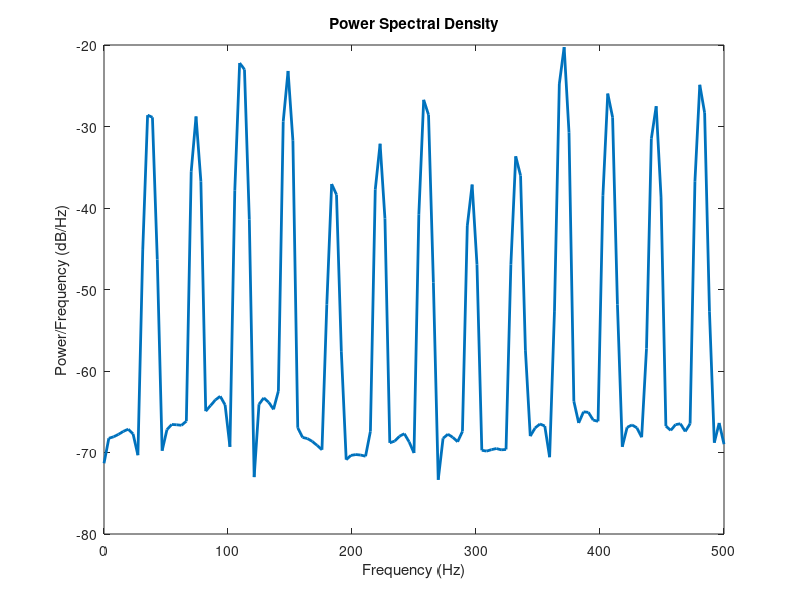

Source code (MATLAB):
% 给定的线路编码序列
line_code = [1 0 1 0 0 0 0 0 0 0 0 1 0 1 1 0 0 0 0 1 0 1 1 0 0 0 0];

% 计算信号长度
signal_length = length(line_code);

% 采样率（假设每个位持续时间相同）
Fs = 1000; % 假设采样率为1000 Hz

% 生成时间向量
t = (0:signal_length-1) * (1/Fs);

% 生成信号
signal = repmat(line_code, 1, Fs);

% 计算信号的功率谱密度
[Pxx, f] = pwelch(signal, [], [], [], Fs);

% 绘制频谱图
plot(f, 10*log10(Pxx), 'LineWidth', 2);
xlabel('Frequency (Hz)');
ylabel('Power/Frequency (dB/Hz)');
title('Power Spectral Density');
